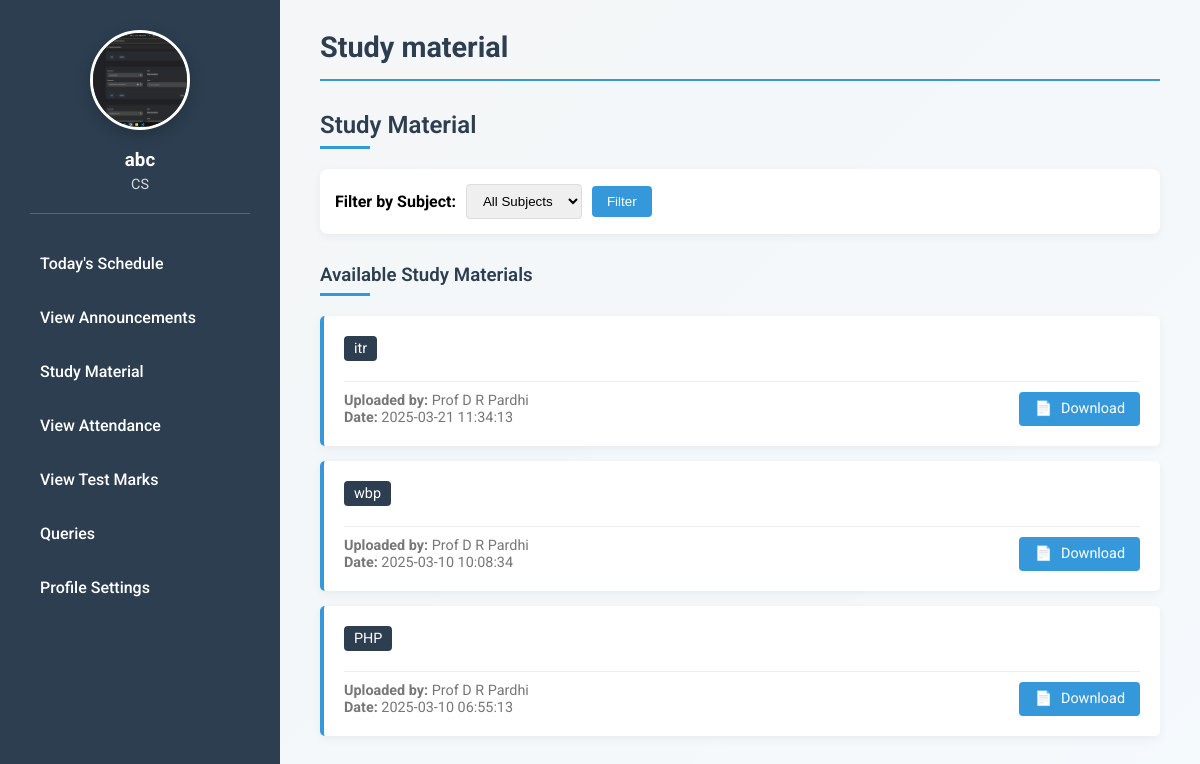
The app's page /student_dashboard.php?feature=study_material (signed in) with its own data.
### tables this page shows
CREATE TABLE `study_material` (
  `id` int(11) NOT NULL,
  `subject_name` varchar(255) DEFAULT NULL,
  `course_id` int(11) DEFAULT NULL,
  `file_path` varchar(255) DEFAULT NULL,
  `uploaded_by` int(11) DEFAULT NULL,
  `uploaded_at` timestamp NOT NULL DEFAULT current_timestamp()
);

CREATE TABLE `faculty` (
  `id` int(11) NOT NULL,
  `name` varchar(100) DEFAULT NULL,
  `email` varchar(100) DEFAULT NULL,
  `password` varchar(255) DEFAULT NULL,
  `dept` varchar(50) DEFAULT NULL,
  `subject` varchar(100) DEFAULT NULL,
  `mobile_no` varchar(15) DEFAULT NULL,
  `profile_picture` varchar(255) DEFAULT NULL
);

### features/study_material.php (the view, shortened to what this page needs)
<?php
$servername = "localhost:3308";
$username = "root";
$password = "";
$dbname = "college_web_app";
$conn = new mysqli($servername, $username, $password, $dbname);
$role = $_SESSION['user']['role'];
?>
<h2 class="section-title">Study Material</h2>
<?php if ($role === 'students' || $role === 'crs'): ?>
    <div class="filter-section">
        <form method="GET" style="display: flex; align-items: center;">
            <label for="subject-filter" style="margin-right: 10px;"><strong>Filter by Subject:</strong></label>
            <select id="subject-filter" name="subject">
                <option value="">All Subjects</option>
            </select>
            <button type="submit">Filter</button>
        </form>
    </div>
    <h3 class="section-title">Available Study Materials</h3>
    <?php
    $subject_filter = isset($_GET['subject']) && !empty($_GET['subject']) ?
        "WHERE subject_name = '" . $conn->real_escape_string($_GET['subject']) . "'" : "";
    $sql = "SELECT sm.id, sm.subject_name, sm.file_path, sm.uploaded_at, f.name as faculty_name
            FROM study_material sm
            LEFT JOIN faculty f ON sm.uploaded_by = f.id
            $subject_filter
            ORDER BY sm.uploaded_at DESC";
    $result = $conn->query($sql);
    if ($result->num_rows > 0): ?>
        <ul class="materials-list">
            <?php while ($row = $result->fetch_assoc()):
                $file_extension = strtolower(pathinfo($row['file_path'], PATHINFO_EXTENSION));
                $file_icon = '';
                if (in_array($file_extension, ['pdf'])) {
                    $file_icon = '📄';
                } elseif (in_array($file_extension, ['doc', 'docx'])) {
                    $file_icon = '📝';
                } elseif (in_array($file_extension, ['ppt', 'pptx'])) {
                    $file_icon = '📊';
                } elseif (in_array($file_extension, ['xls', 'xlsx'])) {
                    $file_icon = '📈';
                } elseif (in_array($file_extension, ['zip', 'rar'])) {
                    $file_icon = '📦';
                } else {
                    $file_icon = '📎';
                }
            ?>
                <li>
                    <span class="subject-badge"><?php echo htmlspecialchars($row['subject_name']); ?></span>
                    <div class="material-meta">
                        <div>
                            <strong>Uploaded by:</strong> <?php echo htmlspecialchars($row['faculty_name']); ?><br>
                            <strong>Date:</strong> <?php echo htmlspecialchars($row['uploaded_at']); ?>
                        </div>
                        <a href="<?php echo htmlspecialchars($row['file_path']); ?>" class="download-btn" target="_blank">
                            <span class="file-icon"><?php echo $file_icon; ?></span> Download
                        </a>
                    </div>
                </li>
            <?php endwhile; ?>
        </ul>
    <?php else: ?>
        <div class="empty-state">
            <p>No study materials available<?php echo isset($_GET['subject']) && !empty($_GET['subject']) ? ' for ' . htmlspecialchars($_GET['subject']) : ''; ?>.</p>
        </div>
    <?php endif; ?>
<?php endif; ?>

### student_dashboard.php (shortened to what this page needs)
<?php
$user = $_SESSION['user'];
?>
<!DOCTYPE html>
<html lang="en">
<head>
</head>
<body>
    <div class="dashboard">
        <div class="sidebar">
            <div class="profile">
                <img src="<?php echo htmlspecialchars($user['profile_picture'] ?: 'path_to_default_pfp.jpg'); ?>" alt="Profile Picture">
                <h3><?php echo htmlspecialchars($user['name']); ?></h3>
                <p><?php echo htmlspecialchars($user['dept']); ?></p>
            </div>
            <ul class="tabs">
                <li><a href="?feature=todays_schedule">Today's Schedule</a></li>
                <li><a href="?feature=view_announcements">View Announcements</a></li>
                <li><a href="?feature=study_material">Study Material</a></li>
                <li><a href="?feature=view_attendance">View Attendance</a></li>
                <li><a href="?feature=view_test_marks">View Test Marks</a></li>
                <li><a href="?feature=queries">Queries</a></li>
                <li><a href="?feature=profile_settings">Profile Settings</a></li>
            </ul>
        </div>
        <div class="content">
            <div class="feature-header">
                <h2>
                    <?php
                    $feature = isset($_GET['feature']) ? $_GET['feature'] : 'todays_schedule';
                    $title = str_replace('_', ' ', ucfirst($feature));
                    echo htmlspecialchars($title);
                    ?>
                </h2>
            </div>
            <?php
            $feature = isset($_GET['feature']) ? $_GET['feature'] : 'todays_schedule';
            include "features/$feature.php";
            ?>
        </div>
    </div>
</body>
</html>

### student_dashboard.php (style rules this page uses)
:root { --primary-color: #2c3e50; --secondary-color: #e74c3c; --accent-color: #3498db; --text-color: #333; --bg-color: #f5f6fa; }
* { margin: 0; padding: 0; box-sizing: border-box; }
body { font-family: 'Roboto', sans-serif; background: linear-gradient(135deg, #2c3e50 0%, #3498db 100%); min-height: 100vh; }
.dashboard { display: flex; width: 100%; height: 100vh; background-color: rgba(255, 255, 255, 0.95); box-shadow: 0 15px 30px rgba(0, 0, 0, 0.2); overflow: hidden; }
.sidebar { width: 280px; background-color: var(--primary-color); color: white; padding: 30px; height: 100vh; overflow-y: auto; }
.content { flex-grow: 1; padding: 30px 40px; overflow-y: auto; height: 100vh; }
.tabs { list-style-type: none; padding: 0; margin-top: 30px; }
.tabs li { margin: 15px 0; }
.tabs a { text-decoration: none; color: #fff; font-weight: 500; display: block; padding: 10px; border-radius: 5px; transition: all 0.3s ease; }
.profile { text-align: center; padding-bottom: 20px; border-bottom: 1px solid rgba(255, 255, 255, 0.2); }
.profile img { border-radius: 50%; width: 100px; height: 100px; object-fit: cover; border: 3px solid white; box-shadow: 0 5px 15px rgba(0, 0, 0, 0.2); }
.profile h3 { margin: 15px 0 5px; font-weight: 700; }
.profile p { opacity: 0.8; font-size: 0.9rem; }
.feature-header { margin-bottom: 25px; padding-bottom: 15px; border-bottom: 2px solid var(--accent-color); }
.feature-header h2 { color: var(--primary-color); font-weight: 700; font-size: 1.8rem; }

### features/study_material.php (style rules this page uses)
.materials-list { list-style-type: none; padding: 0; }
.materials-list li { background-color: white; border-left: 4px solid var(--accent-color); border-radius: 5px; padding: 20px; margin-bottom: 15px; box-shadow: 0 3px 10px rgba(0, 0, 0, 0.05); }
.material-meta { display: flex; justify-content: space-between; margin-top: 10px; padding-top: 10px; border-top: 1px solid #eee; font-size: 0.9rem; color: #777; }
.download-btn { display: inline-block; background-color: var(--accent-color); color: white; text-decoration: none; padding: 8px 15px; border-radius: 4px; font-size: 0.9rem; transition: all 0.3s ease; }
.file-icon { margin-right: 5px; }
.section-title { color: var(--primary-color); margin: 30px 0 20px; font-weight: 600; position: relative; padding-bottom: 10px; }
.section-title::after { content: ''; position: absolute; bottom: 0; left: 0; width: 50px; height: 3px; background-color: var(--accent-color); }
.subject-badge { display: inline-block; background-color: var(--primary-color); color: white; padding: 4px 10px; border-radius: 4px; font-size: 0.9rem; margin-bottom: 10px; }
.filter-section { background-color: white; border-radius: 8px; padding: 15px; margin-bottom: 20px; box-shadow: 0 3px 10px rgba(0, 0, 0, 0.05); }
.filter-section select { padding: 8px 12px; border-radius: 4px; border: 1px solid #ddd; margin-right: 10px; }
.filter-section button { background-color: var(--accent-color); color: white; border: none; padding: 8px 15px; border-radius: 4px; cursor: pointer; }

### records on screen
study_material: subject_name "itr", uploaded_by.name "Prof D R Pardhi", uploaded_at "2025-03-21 11:34:13", file_path "📄"
study_material: subject_name "wbp", uploaded_by.name "Prof D R Pardhi", uploaded_at "2025-03-10 10:08:34", file_path "📄"
study_material: subject_name "PHP", uploaded_by.name "Prof D R Pardhi", uploaded_at "2025-03-10 06:55:13", file_path "📄"

### other values on screen
$user['name'] "abc"
$user['dept'] "CS"
$title "Study material"
